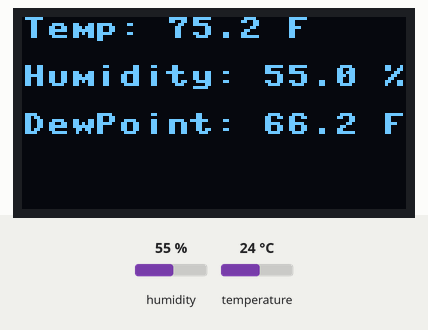
Recording of a program running on a simulated Raspberry Pi Pico running MicroPython. Parts: 128×64 one-colour display. The inputs (shaded band) are chosen by the test bench; at power-on: humidity 55 %, temperature 24 °C. Library files of the repository ran but are not shown: ssd1306.py.

Above: at 2.6 s.
2.7 s: humidity set to 22 %
At 5.0 s:
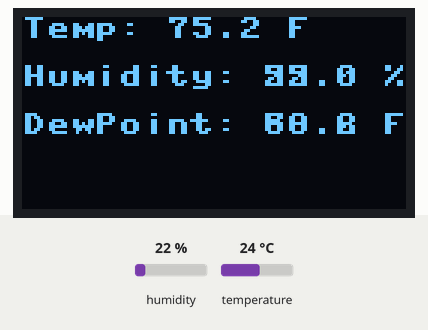
5.7 s: temperature set to 12 °C
At 7.0 s:
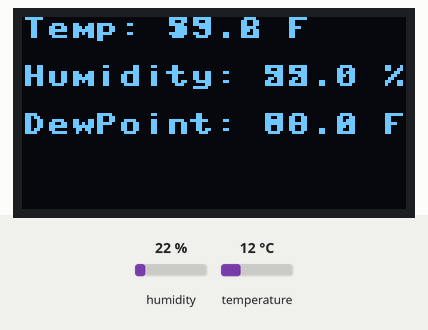
8.7 s: humidity set to 40 %
At 11.2 s:
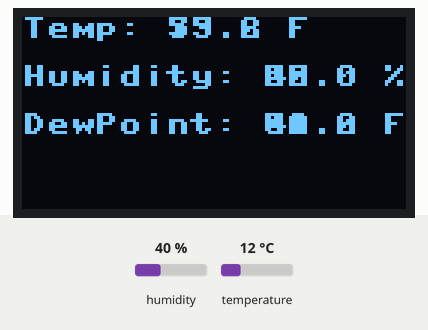
11.7 s: temperature set to 19 °C
Timing chart, 0 to 14.7 s (numbered marks = the images above; inputs shaded):
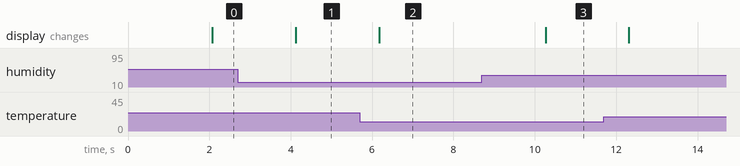

The program:

oled096-dht11.py
```python
from machine import Pin, I2C
from ssd1306 import SSD1306_I2C
from machine import Pin
from time import sleep
import dht

i2c=I2C(0,sda=Pin(0), scl=Pin(1), freq=400000)
oled = SSD1306_I2C(128, 64, i2c)
sensor = dht.DHT11(Pin(2))

while True:
  try:
    sleep(2)
    sensor.measure()
    temp = sensor.temperature()
    hum = sensor.humidity()
    temp_f = temp * (9/5) + 32.0
    dew = round(temp_f - ((100-hum)/5.0), 2)
    #print('Temperature: %3.1f C' %temp)
    #print('Temperature: %3.1f F' %temp_f)
    #print('Humidity: %3.1f %%' %hum)
    oled.text('Temp: %3.1f F' %temp_f, 0, 0)
    oled.text('Humidity: %3.1f %%' %hum, 0, 16)
    oled.text('DewPoint: %3.1f F' %dew, 0, 32)
    oled.show()
  except OSError as e:
    print('Failed to read sensor.')

#oled.text("Hello World", 0, 25)
#oled.show()
```

Measured:
- after the input at 2.7 s, the display: changes after 1.4 s (image 1)
- after the input at 5.7 s, the display: changes after 0.47 s (image 2)
- after the input at 8.7 s, the display: changes after 1.6 s (image 3)
